Frame 1 (no input): blank canvas, image omitted
Frame 60 (the mouse pressed at the canvas centre just before this capture): blank canvas, image omitted
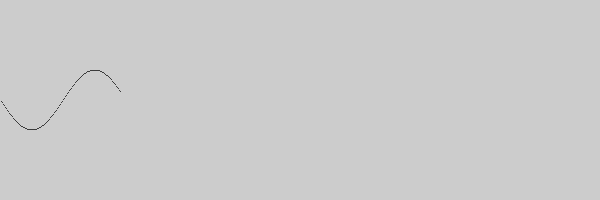
Frame 120 (the mouse held since frame 60 and released just before this capture)

The Processing sketch whose frames 1 and 60 were blank and that drew this single picture after the mouse press (run headless with seeded random() and noise(); from frame 60 on, the mouse is pressed at the canvas centre):

// Processing sketch: drawingWaves
// ── drawingWaves.pde


float x, y, time;
float speed = 1;
float waveHeight = 30;
void setup() {
  size(600, 200);
  y = height/2;
}

void draw() {
  //background(200);
  x += speed; 
  point(x, y + sin(x*.05) * waveHeight);
  //point(x, y + cos(x*.05) * waveHeight);
}
